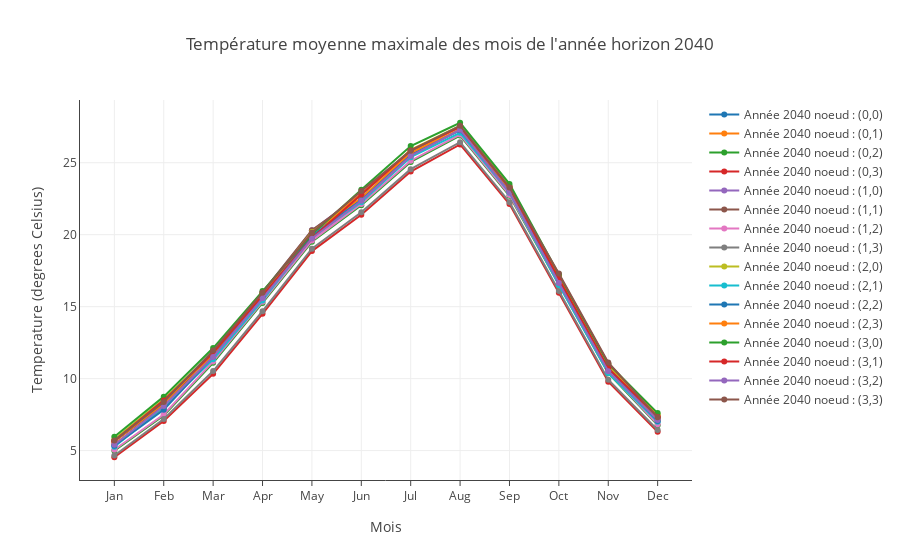

The notebook cell this image was saved under:
### Code cell
for p in range(intervalj) :
    for q in range(intervali) :
        order = p * intervalj + q
        trace = go.Scatter(
            x = months[0:12],
            y = moyAreaInterval[:,p,q],
            name ='Année 2040 noeud : (%s'%(str(p)+','+str(q)+')')
        )
        data.append(trace)

layout = dict (
           title = "Température moyenne maximale des mois de l'année horizon 2040",
           xaxis = dict(
                 title = 'Mois',
                 showline=True,
                 showticklabels=True,
                 ticklen=5
             ),
             yaxis = dict(
                 title = 'Temperature (degrees Celsius)',
                 showline=True,
                 showticklabels=True
             ),         
)


fig = dict(data=data, layout=layout)

plotly.offline.iplot(fig, filename='basic-line')

### Figure 1 — Plotly figure (JSON) as saved in the notebook; plotly's stock layout.template omitted (floating-point values rounded to 4 significant figures)
{"data": [{"name": "Année 2040 noeud : (0,0)", "type": "scatter", "uid": "588a724a-6daf-407d-b0ad-c92e43d985bc", "x": ["Jan", "Feb", "Mar", "Apr", "May", "Jun", "Jul", "Aug", "Sep", "Oct", "Nov", "Dec"], "y": [5.409, 7.906, 11.6, 15.76, 20.1, 22.5, 25.61, 27.27, 23.12, 16.87, 10.76, 7.071, 16.24]}, {"name": "Année 2040 noeud : (0,1)", "type": "scatter", "uid": "74442f43-2be7-426c-9861-4d3581b9f742", "x": ["Jan", "Feb", "Mar", "Apr", "May", "Jun", "Jul", "Aug", "Sep", "Oct", "Nov", "Dec"], "y": [5.458, 7.949, 11.65, 15.81, 20.14, 22.55, 25.66, 27.31, 23.16, 16.92, 10.81, 7.115, 16.28]}, {"name": "Année 2040 noeud : (0,2)", "type": "scatter", "uid": "195aebac-7d5c-4e84-bd63-0ea0aefc34f6", "x": ["Jan", "Feb", "Mar", "Apr", "May", "Jun", "Jul", "Aug", "Sep", "Oct", "Nov", "Dec"], "y": [4.994, 7.445, 11.1, 15.26, 19.51, 22.05, 25.06, 26.88, 22.7, 16.53, 10.38, 6.767, 15.79]}, {"name": "Année 2040 noeud : (0,3)", "type": "scatter", "uid": "3b934c83-7371-4959-8ae4-c98c53597958", "x": ["Jan", "Feb", "Mar", "Apr", "May", "Jun", "Jul", "Aug", "Sep", "Oct", "Nov", "Dec"], "y": [4.538, 7.064, 10.33, 14.5, 18.86, 21.38, 24.39, 26.27, 22.12, 15.96, 9.783, 6.31, 15.2]}, {"name": "Année 2040 noeud : (1,0)", "type": "scatter", "uid": "b17f8905-529e-4005-a0d0-80aa446919ff", "x": ["Jan", "Feb", "Mar", "Apr", "May", "Jun", "Jul", "Aug", "Sep", "Oct", "Nov", "Dec"], "y": [5.645, 8.267, 11.87, 15.99, 20.3, 22.84, 25.87, 27.45, 23.37, 17.16, 11.05, 7.292, 16.5]}, {"name": "Année 2040 noeud : (1,1)", "type": "scatter", "uid": "ddd6740c-172a-49f8-99ae-6d74ab1456b9", "x": ["Jan", "Feb", "Mar", "Apr", "May", "Jun", "Jul", "Aug", "Sep", "Oct", "Nov", "Dec"], "y": [5.662, 8.131, 11.86, 16.0, 20.31, 22.76, 25.85, 27.49, 23.33, 17.11, 11.03, 7.3, 16.47]}, {"name": "Année 2040 noeud : (1,2)", "type": "scatter", "uid": "cfb74486-f008-425d-851f-2c47544bf6b8", "x": ["Jan", "Feb", "Mar", "Apr", "May", "Jun", "Jul", "Aug", "Sep", "Oct", "Nov", "Dec"], "y": [5.056, 7.511, 11.2, 15.35, 19.59, 22.14, 25.14, 26.96, 22.76, 16.59, 10.45, 6.831, 15.87]}, {"name": "Année 2040 noeud : (1,3)", "type": "scatter", "uid": "c8fc9276-c97f-45f8-b68f-74270ea40377", "x": ["Jan", "Feb", "Mar", "Apr", "May", "Jun", "Jul", "Aug", "Sep", "Oct", "Nov", "Dec"], "y": [4.659, 7.19, 10.52, 14.68, 19.03, 21.56, 24.55, 26.42, 22.26, 16.09, 9.922, 6.428, 15.35]}, {"name": "Année 2040 noeud : (2,0)", "type": "scatter", "uid": "a19eddec-2a0b-47e0-942f-60e116e2a38b", "x": ["Jan", "Feb", "Mar", "Apr", "May", "Jun", "Jul", "Aug", "Sep", "Oct", "Nov", "Dec"], "y": [5.789, 8.566, 11.83, 15.86, 20.19, 22.77, 25.89, 27.57, 23.37, 16.98, 10.89, 7.513, 16.5]}, {"name": "Année 2040 noeud : (2,1)", "type": "scatter", "uid": "710ecc3e-9779-4884-907b-a5bea82aa4a5", "x": ["Jan", "Feb", "Mar", "Apr", "May", "Jun", "Jul", "Aug", "Sep", "Oct", "Nov", "Dec"], "y": [5.269, 8.037, 11.35, 15.43, 19.8, 22.26, 25.38, 27.08, 22.92, 16.5, 10.39, 7.003, 16.02]}, {"name": "Année 2040 noeud : (2,2)", "type": "scatter", "uid": "f3c799ab-6ca5-4338-b079-74352e40b145", "x": ["Jan", "Feb", "Mar", "Apr", "May", "Jun", "Jul", "Aug", "Sep", "Oct", "Nov", "Dec"], "y": [5.335, 7.834, 11.52, 15.67, 19.92, 22.39, 25.52, 27.26, 23.0, 16.81, 10.7, 7.048, 16.16]}, {"name": "Année 2040 noeud : (2,3)", "type": "scatter", "uid": "6d12b186-eb63-4ab1-a9df-0d84c7e0917e", "x": ["Jan", "Feb", "Mar", "Apr", "May", "Jun", "Jul", "Aug", "Sep", "Oct", "Nov", "Dec"], "y": [5.659, 8.257, 11.86, 15.92, 20.12, 22.84, 25.72, 27.5, 23.18, 17.16, 11.04, 7.373, 16.46]}, {"name": "Année 2040 noeud : (3,0)", "type": "scatter", "uid": "8710da5a-3a84-435f-a481-90a2440dfcae", "x": ["Jan", "Feb", "Mar", "Apr", "May", "Jun", "Jul", "Aug", "Sep", "Oct", "Nov", "Dec"], "y": [5.957, 8.749, 12.12, 16.1, 20.02, 23.13, 26.16, 27.78, 23.53, 17.24, 11.04, 7.604, 16.69]}, {"name": "Année 2040 noeud : (3,1)", "type": "scatter", "uid": "c13f8d68-060b-4376-aa5f-1f90ee386a13", "x": ["Jan", "Feb", "Mar", "Apr", "May", "Jun", "Jul", "Aug", "Sep", "Oct", "Nov", "Dec"], "y": [5.675, 8.489, 11.79, 15.79, 19.75, 22.8, 25.86, 27.5, 23.26, 16.94, 10.72, 7.338, 16.39]}, {"name": "Année 2040 noeud : (3,2)", "type": "scatter", "uid": "e4b33b87-7156-4e30-9f13-6536fa93bdcf", "x": ["Jan", "Feb", "Mar", "Apr", "May", "Jun", "Jul", "Aug", "Sep", "Oct", "Nov", "Dec"], "y": [5.412, 8.098, 11.51, 15.58, 19.74, 22.35, 25.47, 27.29, 22.94, 16.65, 10.52, 7.126, 16.13]}, {"name": "Année 2040 noeud : (3,3)", "type": "scatter", "uid": "e27a38dd-7a8b-44c7-89f1-3724e986feb2", "x": ["Jan", "Feb", "Mar", "Apr", "May", "Jun", "Jul", "Aug", "Sep", "Oct", "Nov", "Dec"], "y": [5.694, 8.379, 11.95, 15.98, 20.13, 23.03, 25.83, 27.57, 23.27, 17.3, 11.12, 7.312, 16.53]}], "layout": {"autosize": true, "title": {"text": "Température moyenne maximale des mois de l'année horizon 2040"}, "xaxis": {"autorange": true, "range": [-0.6674, 11.67], "showline": true, "showticklabels": true, "ticklen": 5, "title": {"text": "Mois"}, "type": "category"}, "yaxis": {"autorange": true, "range": [2.62, 29.69], "showline": true, "showticklabels": true, "title": {"text": "Temperature (degrees Celsius)"}, "type": "linear"}}}
